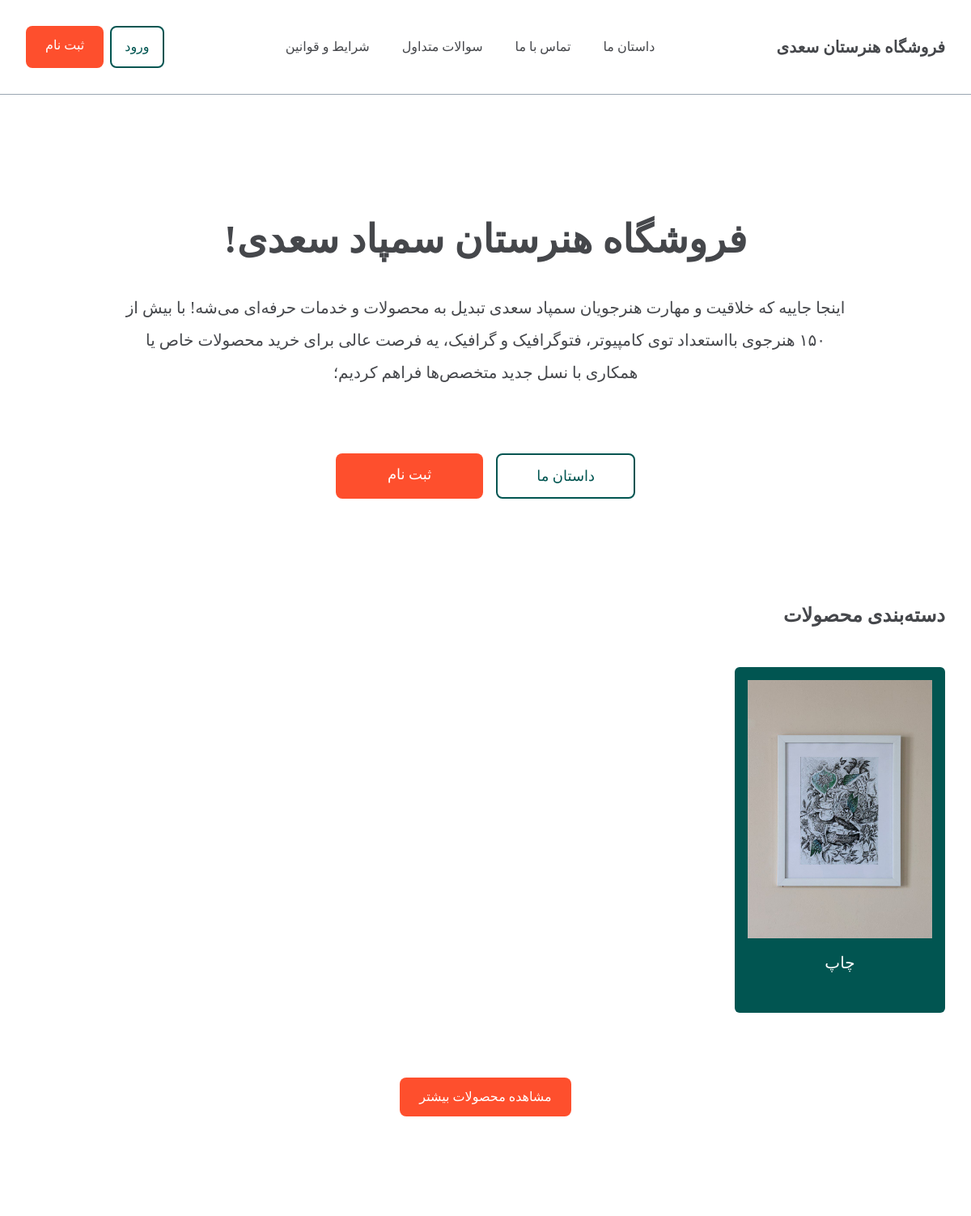
The app's page / (upper part), older data.
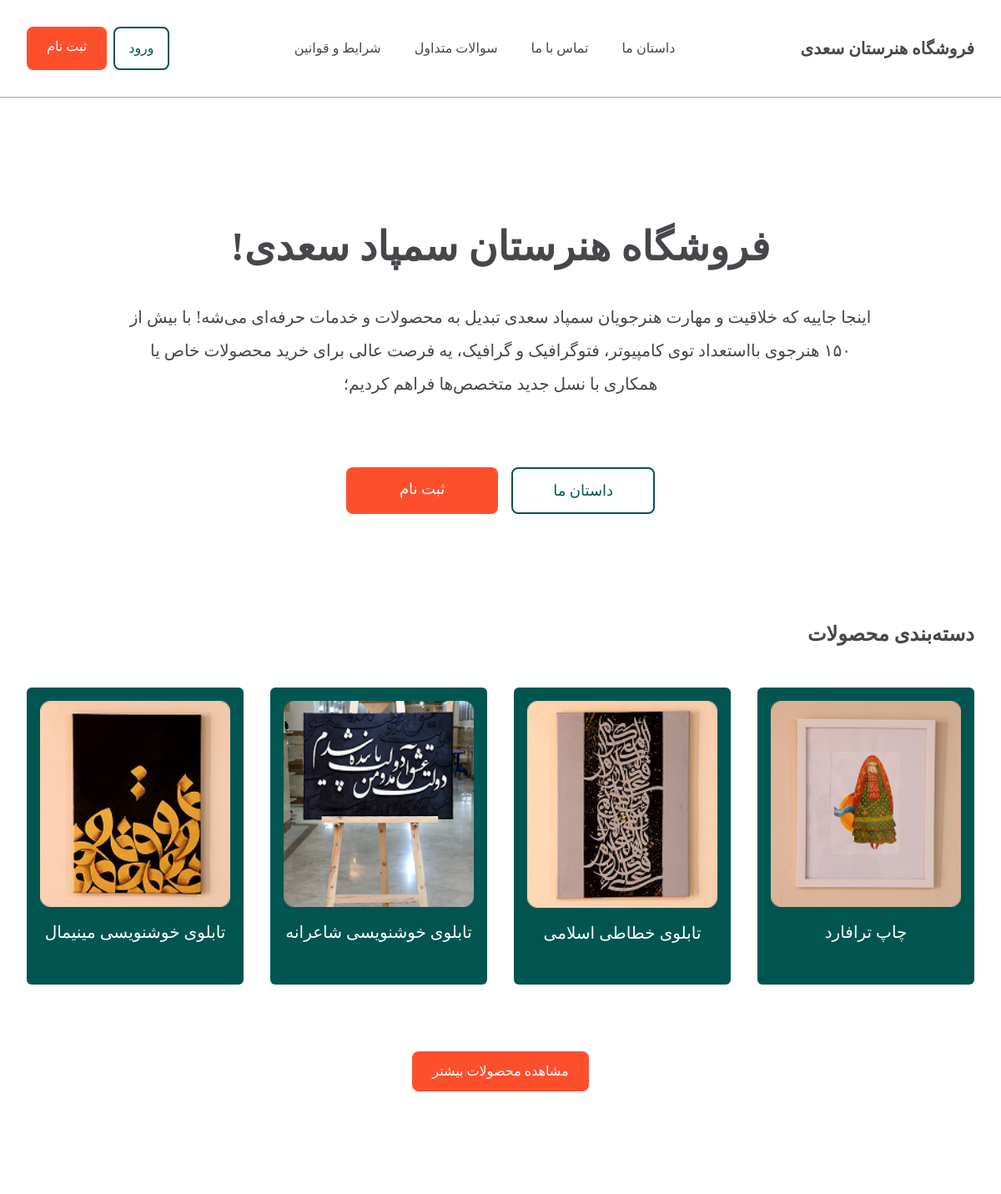
The same page, newer data.
### products/models.py (models this page shows, shortened)
class Product(models.Model):
    title = models.CharField(max_length=100)
    description = models.TextField()
    image = models.ImageField(null=True , blank=True)
    category = models.ForeignKey(category, on_delete=models.CASCADE ,null=True , blank=True)
    is_show = models.BooleanField(default=True)

### home/views.py (the view)
# urls.py: path('', home_page, name='home_page'),
def home_page(request):
    products = Product.objects.filter(is_show=True)[:4]
    context = {
        'products': products
    }
    return render(request, 'home/index.html', context)

### home/templates/home/index.html (shortened to what this page needs)
{% extends "shared/main_layout.html" %}
{% load static %}
{% block content %}
  <main class="pt-16 scroll-mt-24 min-h-screen">
    <section class="flex justify-center items-center py-10 md:py-20 px-4 sm:px-6 lg:px-8 md:mt-32 mt-8">
      <div class="text-darkgray text-center max-w-4xl mx-auto">
        <h1 class="font-bold text-2xl sm:text-3xl md:text-4xl lg:text-5xl pb-6 md:pb-10">
          فروشگاه هنرستان سمپاد سعدی!
        </h1>
        <p class="text-base sm:text-lg md:text-xl leading-relaxed md:leading-loose">
          اینجا جاییه که خلاقیت و مهارت هنرجویان سمپاد سعدی تبدیل به محصولات و خدمات
          <span class="block sm:inline">حرفه‌ای می‌شه! با بیش از ۱۵۰ هنرجوی بااستعداد توی کامپیوتر، فتوگرافیک و گرافیک،</span>
          <span class="block sm:inline">یه فرصت عالی برای خرید محصولات خاص یا همکاری با نسل جدید متخصص‌ها فراهم کردیم؛</span>
        </p>
        <div class="flex flex-col sm:flex-row justify-center gap-4 pt-12 md:pt-20">
          <a href="{% url "about:about_page" %}" class="px-4 sm:px-6 md:px-8 lg:px-12 py-2 md:py-3 text-dark-teal border-2 border-dark-teal rounded-lg hover:bg-dark-teal hover:text-white transition text-sm sm:text-base md:text-lg">
            داستان ما
          </a>
          <a href="{% url "registr:registr_page" %}" class="px-4 sm:px-6 md:px-8 lg:px-16 py-2 md:py-3 text-white bg-Orange rounded-lg hover:bg-bright-orange transition text-sm sm:text-base md:text-lg hover:shadow-lg transform hover:-translate-y-1">
            ثبت نام
          </a>
        </div>
      </div>
    </section>
    <section class="flex flex-col items-center justify-center py-12 px-4 sm:px-6 lg:px-8">
      <div class="w-full max-w-6xl mx-auto">
        <h2 class="text-2xl sm:text-3xl md:text-2xl font-semibold mb-8 md:mb-12 text-darkgray text-right w-full">
          دسته‌بندی محصولات
        </h2>
      </div>
      <div class="grid grid-cols-1 sm:grid-cols-2 lg:grid-cols-4 gap-4 md:gap-6 lg:gap-8 w-full max-w-6xl">
        {%  for product in products  %}
              <div class="bg-dark-teal p-4 rounded-md flex flex-col items-center text-center hover:scale-105 transition-transform">
                <img src=" {{product.image.url}}" alt="{{ product.title }}" class="object-contain mb-4 w-full">
                <h3 class="text-white text-lg md:text-xl font-medium mb-8">{{ product.title }}</h3>
              </div>
        {%  endfor  %}
      </div>
      <a href="{% url "products:products_page" %}" class="px-6 py-2 md:px-6 md:py-3 text-white bg-Orange rounded-lg hover:bg-bright-orange transition-all duration-300 text-sm md:text-base hover:shadow-lg transform hover:-translate-y-1 mt-10 md:mt-20">
        مشاهده محصولات بیشتر
      </a>
    </section>
  </main>
{% endblock content  %}

### templates/shared/main_layout.html (shortened to what this page needs)
{% load static %}
<!DOCTYPE html>
<html lang="en">
<head>
    <link rel="stylesheet" href="{% static "home/styles/output.css" %} ">
    <link rel="stylesheet" href="{% static "home/public/fonts/fontiran.css" %} ">
    <link rel="stylesheet" href="https://cdnjs.cloudflare.com/ajax/libs/font-awesome/6.4.0/css/all.min.css">
</head>
<body dir="rtl" >
    {% include "shared/header.html" %}
    {% block content %}{% endblock content %}
</body>
</html>

### templates/shared/header.html (shortened to what this page needs)
{% load static %}
<header class="fixed flex items-center justify-between p-4 md:p-8 border-b border-grayblue w-full z-[999] duration-300 bg-white">
  <a href="{% url "home:home_page" %}"><h2 class="text-darkgray font-semibold text-xl">فروشگاه هنرستان سعدی</h2></a>
    <nav class="hidden md:flex text-darkgray font-medium gap-6 md:gap-10">
      <a href="{% url "about:about_page" %}" class="hover:text-dark-teal transition">داستان ما</a>
      <a href="#" class="hover:text-dark-teal transition">تماس با ما</a>
      <a href="#" class="hover:text-dark-teal transition">سوالات متداول</a>
      <a href="#" class="hover:text-dark-teal transition">شرایط و قوانین</a>
    </nav>
    <div class="hidden md:flex gap-2">
      <a href="{% url "login:login_page" %}" class="px-3 md:px-4 py-2 md:py-3 text-dark-teal border-2 border-dark-teal rounded-lg hover:bg-dark-teal hover:text-white transition">ورود</a>
      <a href="{% url "registr:registr_page" %}" class="px-4 md:px-6 py-2 md:py-3 text-white bg-Orange rounded-lg hover:bg-bright-orange transition">ثبت نام</a>
    </div>
  </header>

### templates/shared/footer.html (shortened to what this page needs)
{% load static %}

Row changes from the older to the newer data that the page shows:
changed Product: image: a different picture; title "چاپ" → "چاپ ترافارد"
added Product: image (picture), title "تابلوی خطاطی اسلامی"
added Product: image (picture), title "تابلوی خوشنویسی شاعرانه"
added Product: image (picture), title "تابلوی خوشنویسی مینیمال"
